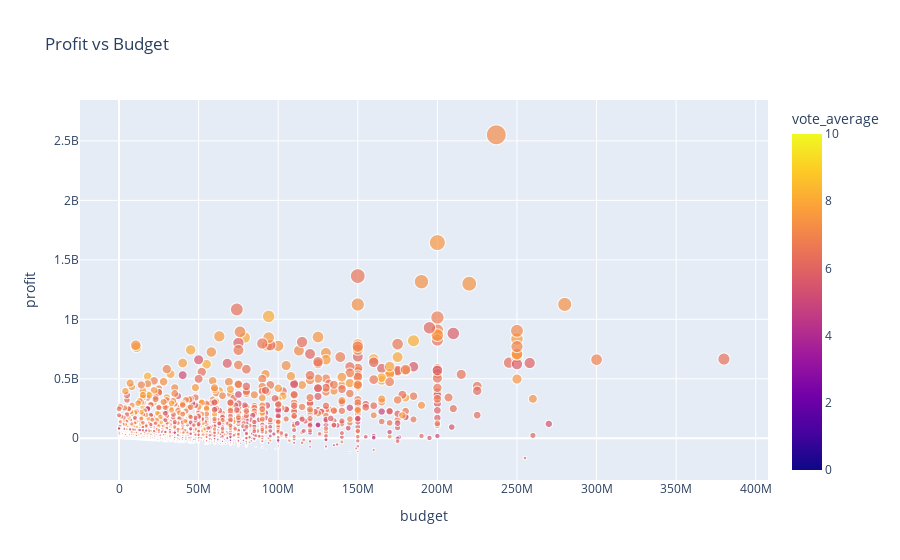

The cell this chart's notebook holds for it:
### Markdown cell above
### Profit vs. Budget

### Code cell
#bud = cp_movies.sort_values('budget', ascending=False).reset_index()[:15]

fig2 = px.scatter(cp_movies, cp_movies['budget'], cp_movies['profit'], title= 'Profit vs Budget', color='vote_average', size='revenue',  hover_data=['Title'])
fig2

### Figure 1 — Plotly figure (JSON) as saved in the notebook; plotly's stock layout.template omitted (floating-point values rounded to 4 significant figures; data arrays with more than 128 entries replaced by an {"elided": "..."} marker saying what was removed)
{"data": [{"customdata": {"elided": "4791x1 str values"}, "hovertemplate": "budget=%{x}<br>profit=%{y}<br>revenue=%{marker.size}<br>Title=%{customdata[0]}<br>vote_average=%{marker.color}<extra></extra>", "legendgroup": "", "marker": {"color": {"elided": "4791 float values"}, "coloraxis": "coloraxis", "size": {"elided": "4791 float values"}, "sizemode": "area", "sizeref": 6970000.0, "symbol": "circle"}, "mode": "markers", "name": "", "showlegend": false, "type": "scattergl", "x": {"elided": "4791 float values"}, "xaxis": "x", "y": {"elided": "4791 float values"}, "yaxis": "y"}], "layout": {"coloraxis": {"colorbar": {"title": {"text": "vote_average"}}, "colorscale": [[0, "#0d0887"], [0.1111, "#46039f"], [0.2222, "#7201a8"], [0.3333, "#9c179e"], [0.4444, "#bd3786"], [0.5556, "#d8576b"], [0.6667, "#ed7953"], [0.7778, "#fb9f3a"], [0.8889, "#fdca26"], [1, "#f0f921"]]}, "legend": {"itemsizing": "constant", "tracegroupgap": 0}, "title": {"text": "Profit vs Budget"}, "xaxis": {"anchor": "y", "domain": [0, 1], "title": {"text": "budget"}}, "yaxis": {"anchor": "x", "domain": [0, 1], "title": {"text": "profit"}}}}
